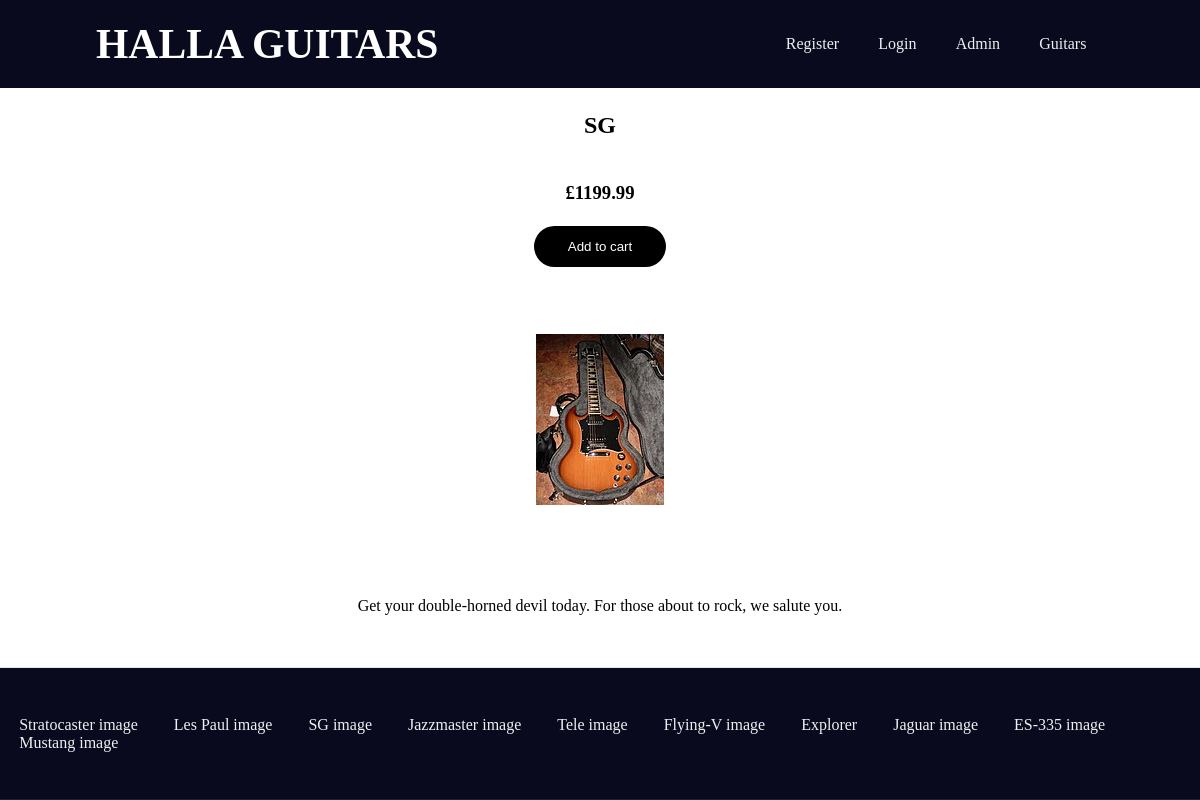
The app's page /guitar/103 with its own data.
### tables this page shows
CREATE TABLE guitars
(
    guitar_id INTEGER PRIMARY KEY,
    name TEXT NOT NULL,
    price REAL NOT NULL,
    image TEXT NOT NULL, 
    description TEXT NOT NULL
);

### app.py (the view)
@app.route("/guitar/<int:guitar_id>") # individual guitar
def guitar(guitar_id):
    db = get_db()
    guitar = db.execute("""SELECT * FROM guitars
                            WHERE guitar_id = ?;""", (guitar_id,)).fetchone()
    return render_template("guitar.html", guitar=guitar)

### app.py (called while the page is built)
@app.before_request
def load_logged_in_user():
    g.user = session.get("user_id", None)
    g.admin = session.get("admin_id", None)

### database.py (called while the page is built)
def get_db():
    if "db" not in g:
        g.db = sqlite3.connect(DATABASE,
            detect_types=sqlite3.PARSE_DECLTYPES
        )
        g.db.row_factory = sqlite3.Row
    return g.db

### templates/guitar.html
{% extends "base.html" %}
{% block main_content %}
    <h2>{{ guitar["name"]}}</h2>
    <h3>
         £{{guitar["price"] }}
         <br/>
         <br/>
        <a href="{{ url_for('add_to_cart', guitar_id=guitar['guitar_id']) }}"><button class="add">Add to cart</button></a>
    </h3>
    <p><img src="{{url_for('static',filename=guitar['image'])}}"> </p>
    <p class="descr">{{ guitar["description"]}}</p>
{% endblock %}

### static/styles.css (style rules this page uses)
html { position: relative; height: 100%; }
body { margin-bottom: 60px; height: 100%; }
* { box-sizing: border-box; margin: 0; padding: 0; }
button { padding: 1em 2.5em; background-color: white; border: none; border-radius: 50px; cursor: pointer; }
h2, h3 { text-align: center; padding: 1em; }
h3 > a > button { background-color: black; color: white; }
p { text-align: center; padding: 2em; }
p > img { align-content: center; margin:auto; padding: 1em 1em; }
.add { background-color: black; color: white; }
p { margin: 0 0; }
p > img { margin: auto; padding-bottom: 2em; }
.descr { padding: 2%; }

### records on screen
guitars: name "SG", price "1199.99", image (picture), description "Get your double-horned devil today. For those about to rock, we salute you."
